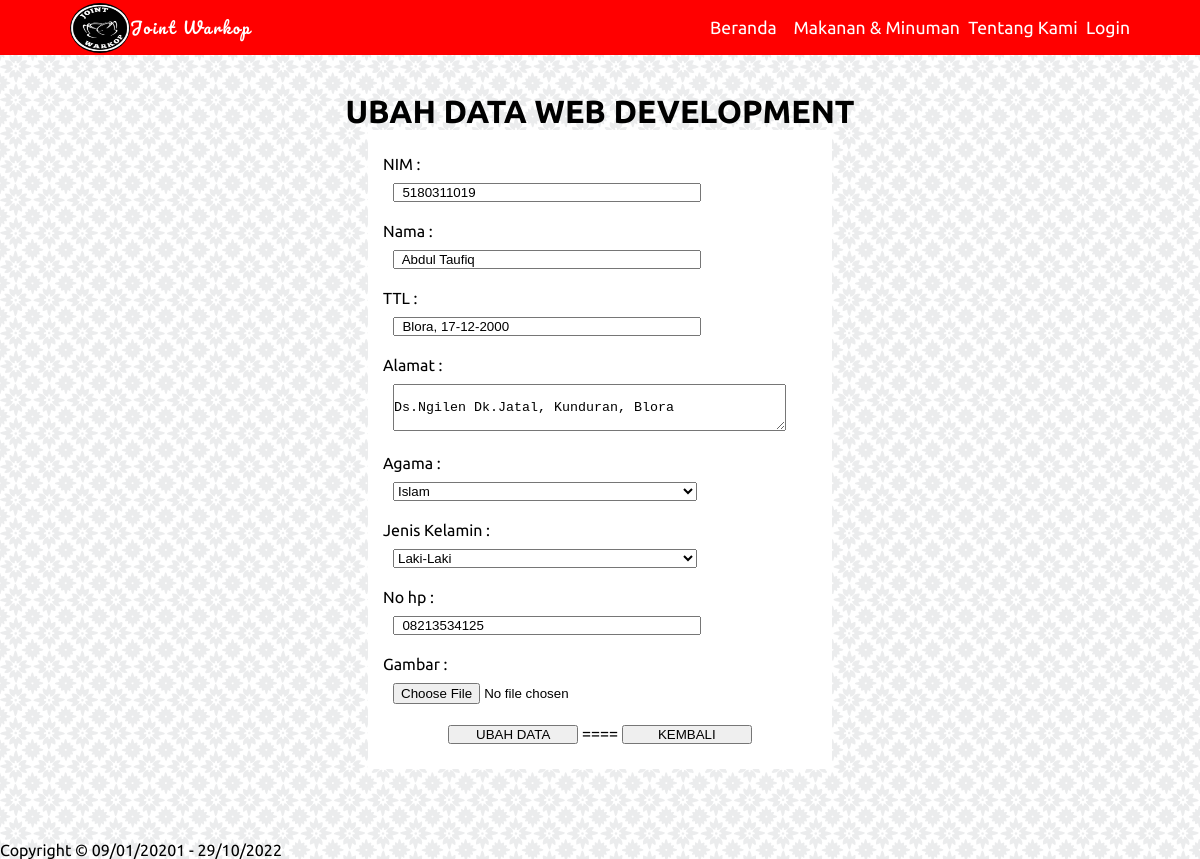
Page /admin/cruddevelop/ubah.php?id=1 on the committed database.
### tables this page shows
CREATE TABLE `develop` (
  `id_dev` int(11) NOT NULL AUTO_INCREMENT,
  `nim` char(15) DEFAULT NULL,
  `nama` varchar(30) DEFAULT NULL,
  `ttl` varchar(30) DEFAULT NULL,
  `alamat` varchar(150) DEFAULT NULL,
  `agama` enum('Islam','Kristen','Hindu','Budha') DEFAULT NULL,
  `jns_kelamin` enum('Laki-Laki','Perempuan') DEFAULT NULL,
  `nohp` char(13) DEFAULT NULL,
  `gambar` varchar(150) DEFAULT NULL,
  PRIMARY KEY (`id_dev`)
);

### function.php (called while the page is built, shortened)
<?php
$conn = mysqli_connect("localhost", "root", "", "jointwarkop");
function query($query){
	global  $conn;
	$result = mysqli_query($conn, $query);
	$rows = [];
	while ( $row = mysqli_fetch_assoc($result) ) {
		$rows[] = $row;
	}
	return $rows;
}
?>

### admin/cruddevelop/ubah.php (the view, shortened to what this page needs)
<?php
require '../../function.php';
$id = $_GET["id"];
$develop = query("SELECT * FROM develop WHERE id_dev = $id")[0];
?>
<!DOCTYPE html>
<html>
<head>
	<link rel="stylesheet" type="text/css" href="../../style.css">
</head>
<body>
	<nav>
		<div class="logo">
			<img class="glogo" src="../../gambar/logo.jpg" align="left" usemap="#Home"> <p><a href="../index.php">Joint Warkop</a></p>
		</div>
		<ul>
			<li><a href="../index.php"> Beranda </li>
			<li><a href="../mkmn.php"> Makanan & Minuman </a></li>
			<li><a href="../tentang.php"> Tentang Kami </a></li>
			<li><a href="../../login.php"> Login </a></li>
		</ul>
	</nav>
	<br>
  <div class="konten" align="center">
	<h1>UBAH DATA WEB DEVELOPMENT</h1>
	<form action="" method="post" enctype="multipart/form-data">
	<table border="0" cellpadding="10" cellspacing="5" style="background-color: white; width: 40%; padding: 10px;">
		<tr>
			<td style="text-align: left;">
			<ul style="list-style: none;">
			<li style="margin: 10px 0;">
				<label for="nim"> NIM : </label> <br>
				<input type="text" name="nim" id="nim" required autocomplete="off" style="margin: 10px; width: 70%; " value="<?=$develop["nim"]?>">
			</li>
			<li style="margin: 10px 0;">
				<label for="nama"> Nama : </label> <br>
				<input type="text" name="nama" id="nama" required autocomplete="off" style="margin: 10px; width: 70%; " value="<?=$develop["nama"]?>">
			</li>
			<li style="margin: 10px 0;">
				<label for="ttl"> TTL : </label> <br>
				<input type="text" name="ttl" id="ttl" required autocomplete="off" style="margin: 10px; width: 70%; " value="<?=$develop["ttl"]?>">
			</li>
			<li style="margin-top: 0;">
				<label for="alamat"> Alamat : </label><br>
				<textarea name="alamat" id="alamat" rows="3" cols="47" style="margin: 10px;" ><?=$develop["alamat"]?></textarea>
			</li>
			<li style="margin: 10px 0;">
				<label for="agama"> Agama : </label><br>
				 <select name="agama" id="agama" style="width: 70%; margin: 10px;">
					<option value="Islam">Islam</option>
				 </select>
			</li>
			<li style="margin: 10px 0;">
				<label for="jns_kelamin"> Jenis Kelamin : </label><br>
				 <select name="jns_kelamin" id="jns_kelamin" style="width: 70%; margin: 10px;">
					<option value="Laki-Laki">Laki-Laki</option>
				 </select>
			</li>
			<li style="margin: 10px 0;">
				<label for="nohp"> No hp : </label><br>
				<input type="text" name="nohp" id="nohp" s autocomplete="off" style="margin: 10px; width: 70%;" value="<?=$develop["nohp"]?>">
			</li>
			<li style="margin: 10px 0;">
				<label for="gambar"> Gambar : </label><br>
				<input type="file" name="gambar" id="gambar" s autocomplete="off" style="margin: 10px; width: 70%;"  value="<?=$develop["gambar"]?>">
			</li>
			<li style="margin: 10px 0;  text-align: center;">
				<button type="submit" name="submit" style="width: 30%;"> UBAH DATA </button> ====
				<button type="submit" name="submit" style="width: 30%; "><a href="../tentang.php" style="text-decoration: none; color: black;"> KEMBALI </a></button>
			</li>
		</ul>
		</td>
	</tr>
	</table>
	</form>
</div>
<div class="footer">
	<br><br><br><br>
	Copyright &copy; 09/01/20201 - <?php echo date("d/m/Y"); ?>
</div>
</body>
</html>

### style.css (style rules this page uses)
* { margin: 0; padding: 0; }
body { font-family: 'Ubuntu', sans-serif; background-color: white; background-image: url(gambar/moroccan-flower.png); }
nav { display: flex; background-color: red; justify-content: space-around; color: white; height: 55px; align-items: center; }
nav .logo { font-family: 'Pacifico', cursive; letter-spacing: 2px; width: 500px; }
p { padding-top: 10px; }
p a { text-decoration: none; color: white; }
nav .glogo { width: 60px; height: 50px; border-radius: 50%; }
nav ul { display: flex; list-style: none; width: 35%; justify-content: space-between; }
nav ul li a { color: white; text-decoration: none; font-size: 1.1em; }
.konten { margin-top: 20px; margin-left: 20px; margin-right: 20px; }
.footer { bottom: 0px; }
td { text-align: center; vertical-align: middle; text-decoration-style: bold; }

### rows in the picture
develop: nim "5180311019", nama "Abdul Taufiq", ttl "Blora, 17-12-2000", alamat "Ds.Ngilen Dk.Jatal, Kunduran, Blora", nohp "08213534125"
